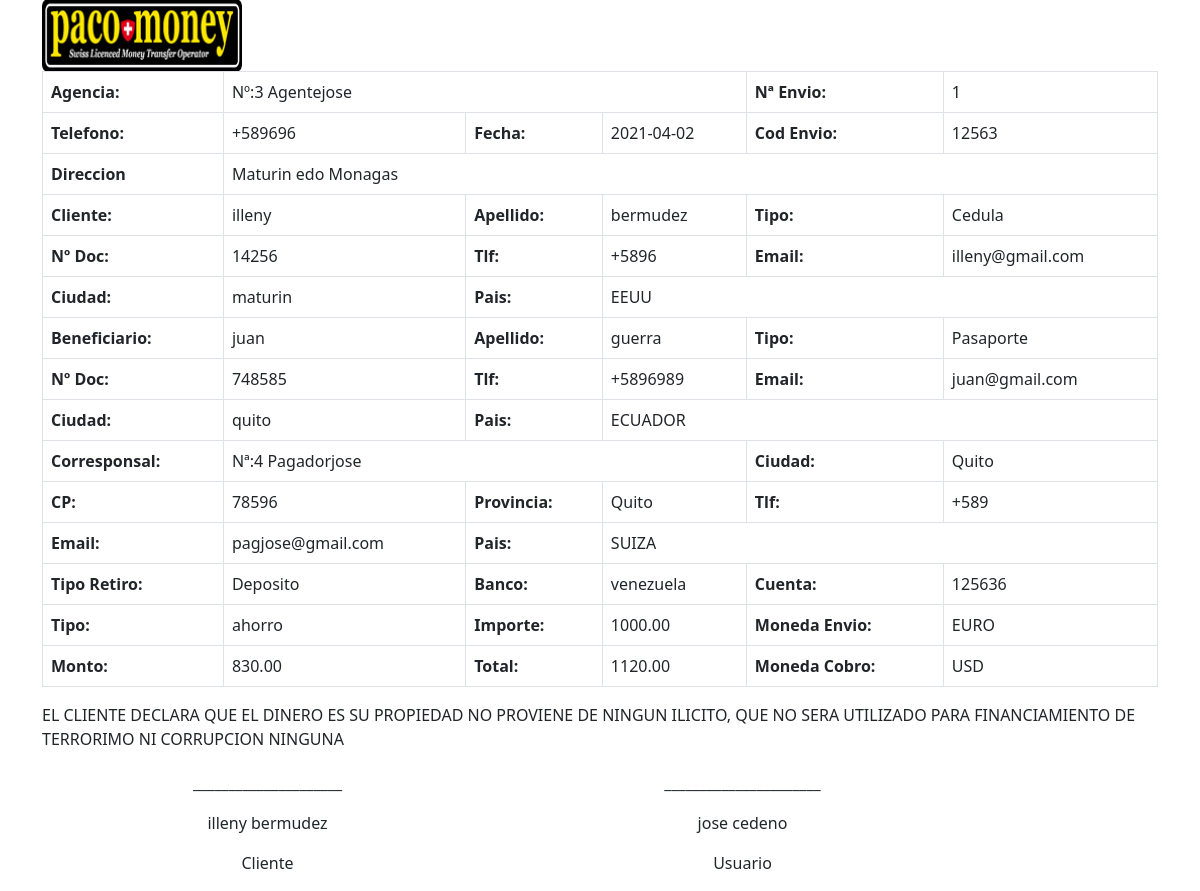
The page /facturav02.php?idGiro=1 on the database its author committed.
### tables this page shows
CREATE TABLE `pagador` (
  `idPagador` int(11) NOT NULL,
  `pagador` varchar(150) NOT NULL,
  `idPais` int(11) NOT NULL,
  `pa_provincia` varchar(150) NOT NULL,
  `pa_ciudad` varchar(150) NOT NULL,
  `pa_direccion` varchar(250) NOT NULL,
  `pa_tlf` varchar(50) NOT NULL,
  `pa_email` varchar(100) NOT NULL,
  `pa_cp` varchar(100) NOT NULL,
  `pa_Director` varchar(150) NOT NULL,
  `pa_tlfDirector` varchar(50) NOT NULL,
  `pa_emailDirector` varchar(100) NOT NULL,
  `pa_tlfEnvios` varchar(50) NOT NULL,
  `pa_emailEnvios` varchar(100) NOT NULL,
  `pa_GteContabilidad` varchar(150) NOT NULL,
  `pa_tlfContabilidad` varchar(50) NOT NULL,
  `pa_emailContabilidad` varchar(100) NOT NULL,
  `pa_horarios` varchar(250) NOT NULL,
  `pa_contrato` varchar(250) NOT NULL,
  `pa_inicioOperaciones` date NOT NULL,
  `pa_limite` int(11) NOT NULL,
  `pa_web` varchar(250) NOT NULL,
  `pa_conciliarCada` int(11) NOT NULL,
  `idMoneda` int(11) NOT NULL,
  `pa_comision` decimal(3,2) NOT NULL,
  `pa_fijo` decimal(10,2) NOT NULL,
  `idTipoComision` int(11) NOT NULL,
  `idTipoEmpresa` int(11) NOT NULL,
  `pa_tasa` decimal(20,2) NOT NULL,
  `pa_tipoCambio` decimal(20,2) NOT NULL,
  `pa_impuesto` decimal(20,2) NOT NULL,
  `idEstado` int(11) NOT NULL
);

CREATE TABLE `giro` (
  `idGiro` bigint(20) NOT NULL,
  `gi_fecha` date NOT NULL,
  `idUsuario` int(11) NOT NULL,
  `idCliente` int(11) NOT NULL,
  `idBeneficiario` int(11) NOT NULL,
  `idAgente` int(11) NOT NULL,
  `idPagador` int(11) NOT NULL,
  `idPais` int(11) NOT NULL,
  `gi_importe` decimal(65,2) NOT NULL,
  `gi_Total` decimal(65,2) NOT NULL,
  `gi_TotalLocal` decimal(65,2) NOT NULL,
  `idMonedaCobro` int(11) NOT NULL,
  `idMonedaPago` int(11) NOT NULL,
  `gi_tasa` decimal(65,2) NOT NULL,
  `gi_tipoCambio` decimal(65,2) NOT NULL,
  `gi_impuesto` decimal(10,2) NOT NULL,
  `idTipoRetiro` int(11) NOT NULL,
  `gi_Banco` varchar(200) NOT NULL,
  `gi_numCta` varchar(100) NOT NULL,
  `gi_TipoCuenta` varchar(50) NOT NULL,
  `idEstadoGiro` int(11) NOT NULL,
  `gi_clave` varchar(150) NOT NULL,
  `gi_comentario` varchar(250) NOT NULL,
  `comisionMatriz` decimal(65,2) NOT NULL,
  `comisionAgente` decimal(65,2) NOT NULL,
  `comisionCorresponsal` decimal(65,2) NOT NULL,
  `beneficio` decimal(65,2) NOT NULL,
  `TasaFrancoDolar` decimal(65,2) NOT NULL
);

CREATE TABLE `cliente` (
  `idCliente` int(11) NOT NULL,
  `cl_nombre` varchar(150) NOT NULL,
  `cl_apellido` varchar(150) NOT NULL,
  `cl_fechaNacimiento` date NOT NULL,
  `idPais` int(11) NOT NULL,
  `cl_provincia` varchar(150) NOT NULL,
  `cl_ciudad` varchar(150) NOT NULL,
  `cl_direccion` varchar(250) NOT NULL,
  `cl_tlf` varchar(50) NOT NULL,
  `cl_email` varchar(100) NOT NULL,
  `cl_identidad` varchar(50) NOT NULL,
  `idTipoIdentidad` int(11) NOT NULL,
  `cl_fechaEmision` date NOT NULL,
  `cl_fechaCaducidad` date NOT NULL,
  `cl_nacionalidad` varchar(150) NOT NULL,
  `cl_facebook` varchar(150) DEFAULT NULL,
  `cl_whatsapp` varchar(150) DEFAULT NULL,
  `cl_telegram` varchar(150) DEFAULT NULL,
  `cl_limite` int(11) NOT NULL,
  `idMoneda` int(11) NOT NULL,
  `idEstado` int(11) NOT NULL,
  `cl_doc_cedula` varchar(150) NOT NULL,
  `cl_doc_form` varchar(150) NOT NULL,
  `cl_doc_otro` varchar(150) NOT NULL
);

CREATE TABLE `identidad` (
  `idTipoIdentidad` int(11) NOT NULL,
  `tipoIdentidad` varchar(250) NOT NULL
);

CREATE TABLE `pais` (
  `idPais` int(11) NOT NULL,
  `pais` varchar(100) NOT NULL,
  `idMoneda` int(11) NOT NULL,
  `idMonedaEnvio` int(11) NOT NULL,
  `tipoCambio` decimal(65,2) NOT NULL,
  `porcentajeTipoCambio` decimal(20,2) NOT NULL,
  `fijo` decimal(65,2) NOT NULL,
  `porcentaje` decimal(20,2) NOT NULL,
  `idTipoComision` int(11) NOT NULL
);

CREATE TABLE `beneficiario` (
  `idBeneficiario` int(11) NOT NULL,
  `be_nombre` varchar(150) NOT NULL,
  `be_apellido` varchar(150) NOT NULL,
  `be_fechaNacimiento` date NOT NULL,
  `idPais` int(11) NOT NULL,
  `be_ciudad` varchar(150) NOT NULL,
  `be_direccion` varchar(250) NOT NULL,
  `be_tlf` varchar(50) NOT NULL,
  `be_email` varchar(100) NOT NULL,
  `be_identidad` varchar(50) NOT NULL,
  `idTipoIdentidad` int(11) NOT NULL,
  `be_nacionalidad` varchar(150) NOT NULL,
  `be_facebook` varchar(150) DEFAULT NULL,
  `be_whatsapp` varchar(150) DEFAULT NULL,
  `be_telegram` varchar(150) DEFAULT NULL,
  `be_numCuenta` varchar(50) NOT NULL,
  `idTipoCuenta` int(11) NOT NULL,
  `idBanco` int(11) NOT NULL,
  `idMoneda` int(11) NOT NULL,
  `idEstado` int(11) NOT NULL
);

CREATE TABLE `tiporetiro` (
  `idTipoRetiro` int(11) NOT NULL,
  `tipoRetiro` varchar(50) NOT NULL
);

CREATE TABLE `monedaenvio` (
  `idMonedaEnvio` int(11) NOT NULL,
  `mo_codigo` varchar(100) NOT NULL,
  `moneda` varchar(250) NOT NULL
);

CREATE TABLE `moneda` (
  `idMoneda` int(11) NOT NULL,
  `mo_codigo` varchar(50) NOT NULL,
  `moneda` varchar(100) NOT NULL
);

CREATE TABLE `usuario` (
  `idUsuario` int(11) NOT NULL,
  `us_nombre` varchar(150) NOT NULL,
  `us_apellido` varchar(150) NOT NULL,
  `us_direccion` varchar(250) NOT NULL,
  `us_tlf` varchar(50) NOT NULL,
  `us_email` varchar(100) NOT NULL,
  `us_clave` varchar(250) NOT NULL,
  `us_identificacion` varchar(100) NOT NULL,
  `us_ciudad` varchar(150) NOT NULL,
  `idPagador` int(11) NOT NULL,
  `idTipoRol` int(11) NOT NULL,
  `idEstado` int(11) NOT NULL
);

### facturav02.php (the view, shortened to what this page needs)
<?php
require_once('conexion.php');
$idGiro = isset($_REQUEST['idGiro']) ? intval(htmlentities($_REQUEST['idGiro'])) : '';
$sql = "SELECT h.*
  FROM giro AS g
  JOIN pagador AS h ON g.idAgente = h.idPagador
  WHERE idGiro = ?
  ";
$sentencia = $mbd->prepare($sql);
$sentencia->execute(array($idGiro));
$agente = $sentencia->fetchAll(PDO::FETCH_ASSOC);
$sql = "SELECT h.* FROM giro AS g
  JOIN usuario AS h ON g.idUsuario = h.idUsuario
  WHERE idGiro = ?";
$sentencia = $mbd->prepare($sql);
$sentencia->execute(array($idGiro));
$usuario = $sentencia->fetchAll(PDO::FETCH_ASSOC);
$sql = "SELECT g.*,h.mo_codigo AS Cobro,m.mo_codigo AS Envio,r.tipoRetiro
  FROM giro AS g
  JOIN pais AS p ON g.idPais = p.idPais
  JOIN moneda AS h ON g.idMonedaCobro = h.idMoneda
  JOIN monedaenvio AS m ON g.idMonedaPago = m.idMonedaEnvio
  JOIN tiporetiro AS r ON g.idTipoRetiro = r.idTipoRetiro WHERE idGiro = ?";
$sentencia = $mbd->prepare($sql);
$sentencia->execute(array($idGiro));
$resultado = $sentencia->fetchAll(PDO::FETCH_ASSOC);
$cobro = $resultado[0]['Cobro'];
$idCliente = $resultado[0]['idCliente'];
$sql = "SELECT *, i.tipoIdentidad  FROM cliente AS c
JOIN identidad AS i ON c.idTipoIdentidad = i.idTipoIdentidad
JOIN pais AS p ON c.idPais = p.idPais
WHERE idCliente = ?";
$sentencia = $mbd->prepare($sql);
$sentencia->execute(array($idCliente));
$cliente = $sentencia->fetchAll(PDO::FETCH_ASSOC);
$idBeneficiario = $resultado[0]['idBeneficiario'];
$sql = "SELECT *, i.tipoIdentidad  FROM beneficiario AS c
JOIN identidad AS i ON c.idTipoIdentidad = i.idTipoIdentidad
JOIN pais AS p ON c.idPais = p.idPais
WHERE idBeneficiario = ?";
$sentencia = $mbd->prepare($sql);
$sentencia->execute(array($idBeneficiario));
$beneficiario = $sentencia->fetchAll(PDO::FETCH_ASSOC);
$idPagador = $resultado[0]['idPagador'];
$sql = "SELECT * FROM pagador AS c
JOIN pais AS p ON c.idPais = p.idPais
WHERE idPagador = ?";
$sentencia = $mbd->prepare($sql);
$sentencia->execute(array($idPagador));
$corresponsal = $sentencia->fetchAll(PDO::FETCH_ASSOC);
?>
<!DOCTYPE html>
<html lang="es">
<head>
  <link rel="stylesheet" href="css/bootstrap.min.css">
</head>
<body>
  <div class="container">
    <img src="archivos/logopaco.png" width="200">
    <table class="table table-bordered">
      <tbody>
        <tr>
          <th>Agencia:</th>
          <td colspan="3">Nº:<?php echo $agente[0]['idPagador'].' '. $agente[0]['pagador'] ?></td>
          <th>Nª Envio:</th>
          <td> <?php echo $resultado[0]['idGiro'] ?></td>
        </tr>
        <tr>
          <th>Telefono:</th>
          <td> <?php echo $agente[0]['pa_tlf'] ?> </td>
          <th>Fecha:</th>
          <td> <?php echo $resultado[0]['gi_fecha'] ?></td>
          <th>Cod Envio:</th>
          <td colspan="2"><?php echo $resultado[0]['gi_clave'] ?></td>
        </tr>
        <tr>
          <th>Direccion</th>
          <td colspan="5"><?php echo $agente[0]['pa_direccion'] ?></td>
        </tr>
        <tr>
          <th>Cliente:</th>
          <td><?php echo $cliente[0]['cl_nombre'] ?></td>
          <th>Apellido:</th>
          <td><?php echo $cliente[0]['cl_apellido'] ?></td>
          <th>Tipo:</th>
          <td><?php echo $cliente[0]['tipoIdentidad'] ?></td>
        </tr>
        <tr>
          <th>Nº Doc:</th>
          <td><?php echo $cliente[0]['cl_identidad'] ?></td>
          <th>Tlf:</th>
          <td><?php echo $cliente[0]['cl_tlf'] ?></td>
          <th>Email:</th>
          <td><?php echo $cliente[0]['cl_email'] ?></td>
        </tr>
        <tr>
          <th>Ciudad:</th>
          <td><?php echo $cliente[0]['cl_ciudad'] ?></td>
          <th>Pais:</th>
          <td colspan="3"><?php echo $cliente[0]['pais'] ?></td>
        </tr>
        <tr>
          <th>Beneficiario:</th>
          <td><?php echo $beneficiario[0]['be_nombre'] ?></td>
          <th>Apellido:</th>
          <td><?php echo $beneficiario[0]['be_apellido'] ?></td>
          <th>Tipo:</th>
          <td><?php echo $beneficiario[0]['tipoIdentidad'] ?></td>
        </tr>
        <tr>
          <th>Nº Doc:</th>
          <td><?php echo $beneficiario[0]['be_identidad'] ?></td>
          <th>Tlf:</th>
          <td><?php echo $beneficiario[0]['be_tlf'] ?></td>
          <th>Email:</th>
          <td><?php echo $beneficiario[0]['be_email'] ?></td>
        </tr>
        <tr>
          <th>Ciudad:</th>
          <td><?php echo $beneficiario[0]['be_ciudad'] ?></td>
          <th>Pais:</th>
          <td colspan="3"><?php echo $beneficiario[0]['pais'] ?></td>
        </tr>
        <tr>
          <th>Corresponsal:</th>
          <td colspan="3">Nª:<?php echo $corresponsal[0]['idPagador'].' '.$corresponsal[0]['pagador'] ?>
          </td>
          <th>Ciudad:</th>
          <td><?php echo $corresponsal[0]['pa_ciudad'] ?></td>
        </tr>
        <tr>
          <th>CP:</th>
          <td><?php echo $corresponsal[0]['pa_cp'] ?></td>
          <th>Provincia:</th>
          <td><?php echo $corresponsal[0]['pa_provincia'] ?></td>
          <th>Tlf:</th>
          <td><?php echo $corresponsal[0]['pa_tlf'] ?></td>
        </tr>
        <tr>
          <th>Email:</th>
          <td><?php echo $corresponsal[0]['pa_email'] ?></td>
          <th>Pais:</th>
          <td colspan="3"><?php echo $corresponsal[0]['pais'] ?></td>
        </tr>
        <tr>
          <th>Tipo Retiro:</th>
          <td><?php echo $resultado[0]['tipoRetiro'] ?></td>
          <th>Banco:</th>
          <td><?php echo $resultado[0]['gi_Banco'] ?></td>
          <th>Cuenta:</th>
          <td><?php echo $resultado[0]['gi_numCta'] ?></td>
        </tr>
        <tr>
          <th>Tipo:</th>
          <td><?php echo $resultado[0]['gi_TipoCuenta'] ?></td>
          <th>Importe:</th>
          <td><?php echo $resultado[0]['gi_importe'] ?></td>
          <th>Moneda Envio:</th>
          <td><?php echo $resultado[0]['Envio'] ?></td>
        </tr>
        <tr>
          <th>Monto:</th>
          <td><?php echo $resultado[0]['gi_TotalLocal'] ?></td>
          <th>Total:</th>
          <td><?php echo $resultado[0]['gi_Total'] ?></td>
          <th>Moneda Cobro:</th>
          <td><?php echo $cobro ?></td>
        </tr>
      </tbody>
    </table>
    <div class="row mt-1">
      <div class="col-md-12">
        <p>EL CLIENTE DECLARA QUE EL DINERO ES SU PROPIEDAD NO PROVIENE DE NINGUN ILICITO, QUE NO SERA UTILIZADO PARA FINANCIAMIENTO DE TERRORIMO NI CORRUPCION NINGUNA </p>
      </div>
    </div>
    <div class="row mt-1">
      <div class="col-md-5">
        <p class="text-center">_____________________</p>
        <p class="text-center"><?php echo $cliente[0]['cl_nombre'] . " " . $cliente[0]['cl_apellido'] ?></p>
        <p class="text-center">Cliente</p>
      </div>
      <div class="col-md-5">
        <p class="text-center">______________________</p>
        <p class="text-center"><?php echo $usuario[0]['us_nombre'] . " " . $usuario[0]['us_apellido'] ?></p>
        <p class="text-center">Usuario</p>
      </div>
    </div>
  </div>
</body>
</html>

### rows shown on the page
pagador: idPagador "3", pagador "Agentejose", pa_tlf "+589696", pa_direccion "Maturin edo Monagas"
giro: idGiro "1", gi_fecha "2021-04-02", gi_clave "12563", idTipoRetiro.tipoRetiro "Deposito", gi_Banco "venezuela", gi_numCta "125636", gi_TipoCuenta "ahorro", gi_importe "1000.00", idMonedaPago.mo_codigo "EURO", gi_TotalLocal "830.00", gi_Total "1120.00", idMonedaCobro.mo_codigo "USD"
cliente: cl_nombre "illeny", cl_apellido "bermudez", idTipoIdentidad.tipoIdentidad "Cedula", cl_identidad "14256", cl_tlf "+5896", cl_email "illeny@gmail.com", cl_ciudad "maturin", idPais.pais "EEUU"
beneficiario: be_nombre "juan", be_apellido "guerra", idTipoIdentidad.tipoIdentidad "Pasaporte", be_identidad "748585", be_tlf "+5896989", be_email "juan@gmail.com", be_ciudad "quito", idPais.pais "ECUADOR"
pagador: idPagador "4", pagador "Pagadorjose", pa_ciudad "Quito", pa_cp "78596", pa_provincia "Quito", pa_tlf "+589", pa_email "pagjose@gmail.com", idPais.pais "SUIZA"
usuario: us_nombre "jose", us_apellido "cedeno"
